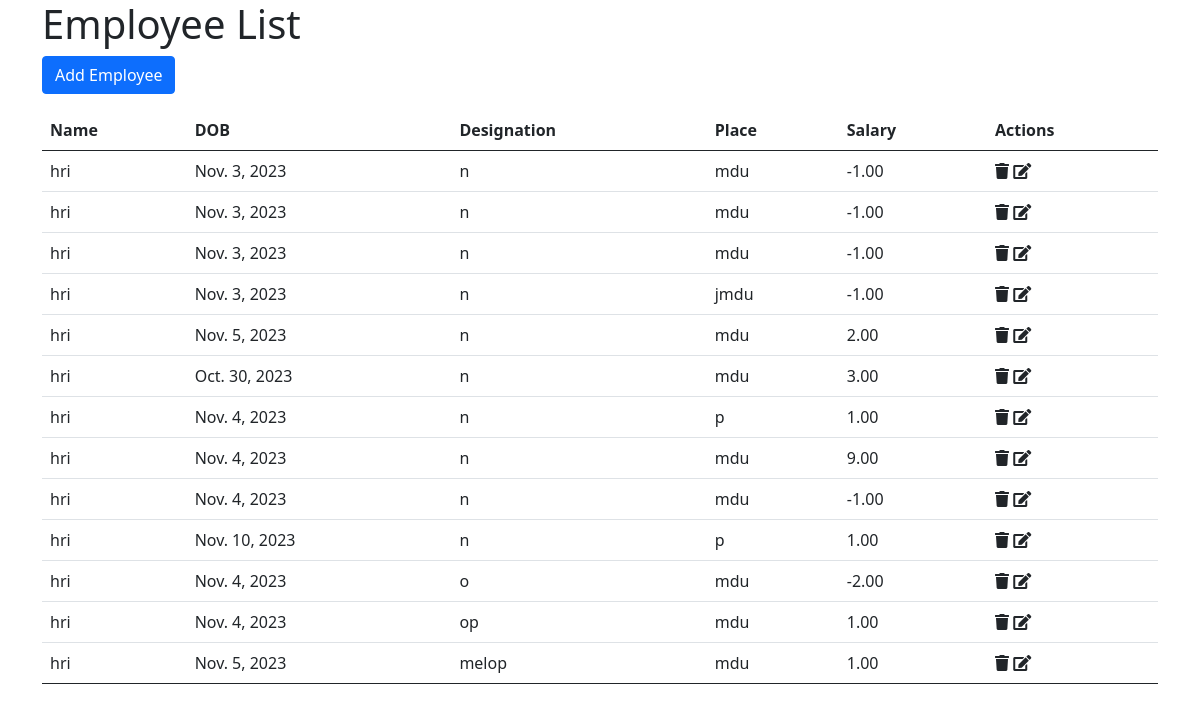
The app's page /employees/employee_list/ with its own data.
### myapp/models.py (models this page shows)
class Employee(models.Model):
    name = models.CharField(max_length=100)
    dob = models.DateField()
    designation = models.CharField(max_length=100)
    place = models.CharField(max_length=100)
    salary = models.DecimalField(max_digits=10, decimal_places=2)
    class Meta:
        app_label = 'myapp'

### myapp/views.py (the view)
# urls.py: path('employee_list/', views.employee_list, name='employee_list'),
def employee_list(request):
    employees = Employee.objects.all()
    return render(request, 'myapp/employee_list.html', {'employees': employees})

### myapp/templates/myapp/employee_list.html (shortened to what this page needs)
<!DOCTYPE html>
<html>
<head>
    <link href="https://cdn.jsdelivr.net/npm/bootstrap@5.0.2/dist/css/bootstrap.min.css" rel="stylesheet">
    <link href="https://cdnjs.cloudflare.com/ajax/libs/font-awesome/5.15.1/css/all.min.css" rel="stylesheet">
</head>
<body>
    <div class="container">
        <h1>Employee List</h1>
        <button type="button" class="btn btn-primary" data-bs-toggle="modal" data-bs-target="#addEmployeeModal">Add
            Employee</button>
        <table class="table mt-3">
            <thead>
                <tr>
                    <th>Name</th>
                    <th>DOB</th>
                    <th>Designation</th>
                    <th>Place</th>
                    <th>Salary</th>
                    <th>Actions</th>
                </tr>
            </thead>
            {% for employee in employees %}
            <tr>
                <td>{{ employee.name }}</td>
                <td>{{ employee.dob }}</td>
                <td>{{ employee.designation }}</td>
                <td>{{ employee.place }}</td>
                <td>{{ employee.salary }}</td>
                <td>
                    <i class="fas fa-trash" data-id="{{ employee.id }}"></i>
                    <i class="fas fa-edit" data-id="{{ employee.id }}"></i>
                </td>
            </tr>
            {% endfor %}
        </table>
    </div>
</body>
</html>

### records on screen
Employee: name "hri", dob "Nov. 3, 2023", designation "n", place "mdu", salary "-1.00"
Employee: name "hri", dob "Nov. 3, 2023", designation "n", place "mdu", salary "-1.00"
Employee: name "hri", dob "Nov. 3, 2023", designation "n", place "mdu", salary "-1.00"
Employee: name "hri", dob "Nov. 3, 2023", designation "n", place "jmdu", salary "-1.00"
Employee: name "hri", dob "Nov. 5, 2023", designation "n", place "mdu", salary "2.00"
Employee: name "hri", dob "Oct. 30, 2023", designation "n", place "mdu", salary "3.00"
Employee: name "hri", dob "Nov. 4, 2023", designation "n", place "p", salary "1.00"
Employee: name "hri", dob "Nov. 4, 2023", designation "n", place "mdu", salary "9.00"
Employee: name "hri", dob "Nov. 4, 2023", designation "n", place "mdu", salary "-1.00"
Employee: name "hri", dob "Nov. 10, 2023", designation "n", place "p", salary "1.00"
Employee: name "hri", dob "Nov. 4, 2023", designation "o", place "mdu", salary "-2.00"
Employee: name "hri", dob "Nov. 4, 2023", designation "op", place "mdu", salary "1.00"
Employee: name "hri", dob "Nov. 5, 2023", designation "melop", place "mdu", salary "1.00"
